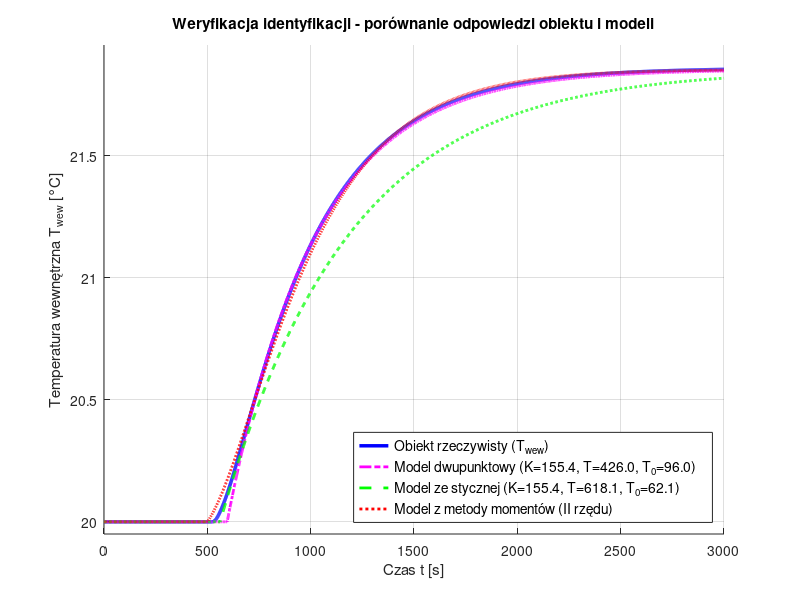

This figure's MATLAB source:
clear all; clc;
load('modele_transmitancje.mat');

figure('Name', 'Weryfikacja modeli', 'Color', 'w');
hold on; grid on;
title('Weryfikacja identyfikacji - porównanie odpowiedzi obiektu i modeli');
xlabel('Czas t [s]');
ylabel('Temperatura wewnętrzna T_{wew} [°C]');

% Rysowanie czystych przebiegów odpowiedzi
h1 = plot(t, aTwew, 'b-', 'LineWidth', 2.5);
h2 = plot(t, Twew_model_2p, 'm-.', 'LineWidth', 2.0);
h3 = plot(t, Twew_model_st, 'g--', 'LineWidth', 2.0);
h4 = plot(t, Twew_model_mom, 'r:', 'LineWidth', 2.0);

ylim([y0 - 0.05, y_ust + 0.1]);
legend([h1, h2, h3, h4], ...
       {'Obiekt rzeczywisty (T_{wew})', ...
        sprintf('Model dwupunktowy (K=%.1f, T=%.1f, T_0=%.1f)', K_2p, T_2p, T0_2p), ...
        sprintf('Model ze stycznej (K=%.1f, T=%.1f, T_0=%.1f)', K_st, T_st, T0_st), ...
        'Model z metody momentów (II rzędu)'}, ...
       'FontSize', 10, 'Location', 'southeast');
